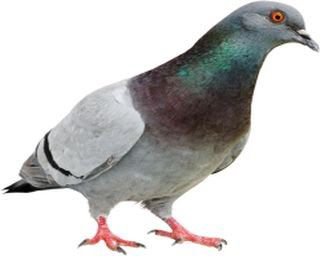
#> input picture A1/queryimage.png, 320 x 256 px
$ jupyter execute 'q5 - histogram image distance.ipynb'
#> lines starting #> are read from the running program, lines starting #| are printed output that depends on the picture; long printed decimals are rounded
[cell 1]
import cv2
from matplotlib import pyplot as plt
import numpy as np
import math

query = cv2.imread("queryimage.png", 1)
#> query is the input picture: shape (256, 320, 3); mean B, G, R 201.1, 202, 203.2
# converting BGR to RGB
query = cv2.cvtColor(query, cv2.COLOR_BGR2RGB)

ref1 = cv2.imread("refimage1.png", 1)
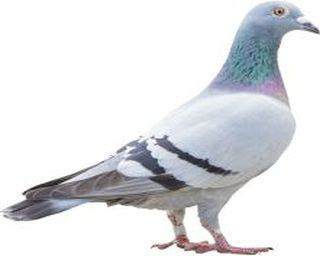
#> input picture A1/refimage1.png, 320 x 256 px
#> ref1 is the input picture: shape (256, 320, 3); mean B, G, R 227.7, 224.7, 223.4
# converting BGR to RGB
ref1 = cv2.cvtColor(ref1, cv2.COLOR_BGR2RGB)

ref2 = cv2.imread("refimage2.png", 1)
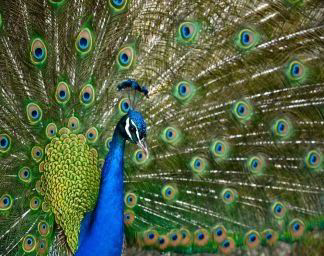
#> input picture A1/refimage2.png, 324 x 256 px
#> ref2 is the input picture: shape (256, 324, 3); mean B, G, R 65, 98, 82.4
# converting BGR to RGB
ref2 = cv2.cvtColor(ref2, cv2.COLOR_BGR2RGB)

[cell 2]
# Function to calculate frequency of each pixel
def frequency_pix(img):
    frequency = [0] * 257

    for i in img:
        for pix in i:
            mean = (int(pix[0]) + int(pix[1]) + int(pix[2]))//3
            frequency[mean] = frequency[mean] + 1
    return frequency


# User defined function to find histogram
def histogram(img):

    frequency = frequency_pix(img)
    intensity = []

    for i in range(257):
        intensity.append(i)

    graph = plt.plot(intensity, frequency, color = 'red')
    plt.title("Histogram using user-defined function")
    plt.show(graph)

    #in-built function for finding histogram
    hist1 = cv2.calcHist([img], [0], None, [256], [0,256])
    plt.plot(hist1)
    plt.title("Histogram using in-built function")
    plt.show()

    return

[cell 3]
# Display Histograms of each image
print("Query Image :")
freq_query = frequency_pix(query)
#> after the loop in frequency_pix, `for i in img:`: frequency = 257 values, max 42417 at index 255, min 0 at index 256, mean 318.8
#> freq_query has the same summary as frequency in frequency_pix
print(histogram(query))
#> in histogram, `graph = plt.plot(intensity, frequency, color = 'red')`: graph = 1 item
#> in histogram, `plt.show(graph)`:
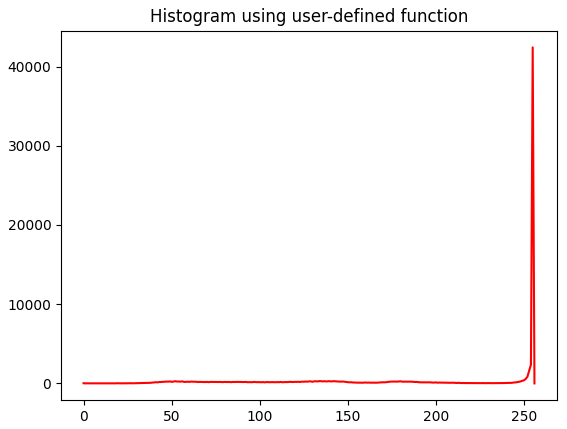
#> figure drawn by matplotlib, 1 panel; curve peaks at x = 255, y = 42417
#> in histogram, `hist1 = cv2.calcHist([img], [0], None, [256], [0,256])`: hist1 = 256 values, max 44866 at index 255, min 3 at index 1, mean 320
#> in histogram, `plt.show()`:
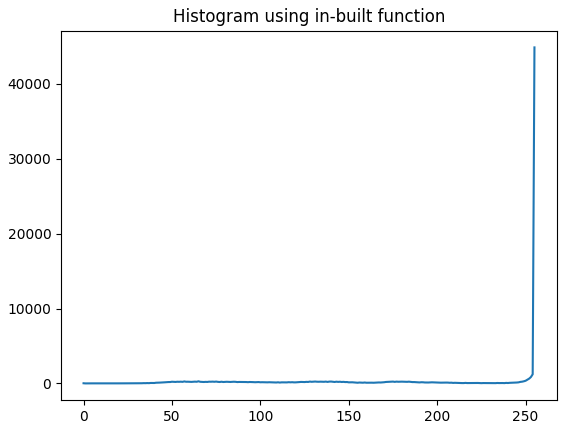
#> figure drawn by matplotlib, 1 panel; curve peaks at x = 255, y = 44866
#| None

[cell 4]
print("Reference Image 1 :")
freq_ref1 = frequency_pix(ref1)
#> freq_ref1 = 257 values, max 45203 at index 255, min 0 at index 0, mean 318.8
print(histogram(ref1))
#| None

[cell 5]
print("Reference Image 2 :")
freq_ref2 = frequency_pix(ref2)
#> freq_ref2 = 257 values, max 1087 at index 59, min 0 at index 0, mean 322.7
print(histogram(ref2))
#> in histogram (call 3), `frequency = frequency_pix(img)`: frequency has the same summary as freq_ref2 outside histogram
#> in histogram (call 3), `plt.show(graph)`:
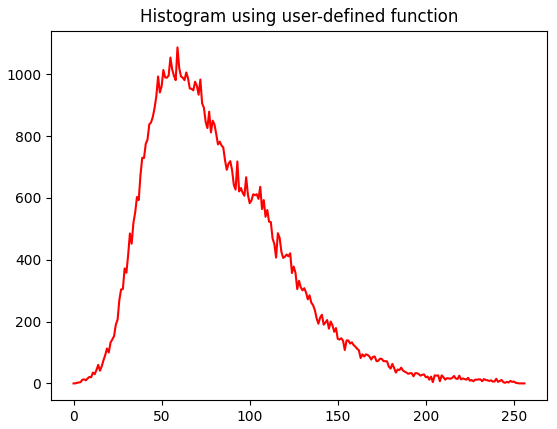
#> figure drawn by matplotlib, 1 panel; curve peaks at x = 59, y = 1087
#> in histogram (call 3), `hist1 = cv2.calcHist([img], [0], None, [256], [0,256])`: hist1 = 256 values, max 1402 at index 0, min 2 at index 252, mean 324
#> in histogram (call 3), `plt.show()`:
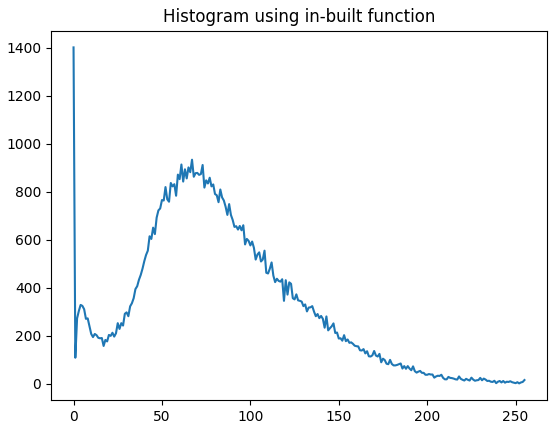
#> figure drawn by matplotlib, 1 panel; curve peaks at x = 0, y = 1402
#| None

[cell 6]
# FINDING COSINE DISTANCE

# Normalise Dimension Vector

# Function to normalise the frequency vector
def norm(freq):
    densq = 0
    norm = []
    for i in freq:
        densq = densq + (i * i)
    den = math.sqrt(densq)

    for i in freq:
        val = i / den
        norm.append(val)
    return norm

#Normalised Vectors
norm_q = norm(freq_query)
#> the loop in norm, `for i in freq:` made 257 passes
#> i on passes 1 to 3: 21, 3, 11
#> after the loop in norm, `for i in freq:`: densq = 1814720008
#> in norm, `den = math.sqrt(densq)`: den = 42599.5
#> the loop in norm, `for i in freq:` made 257 passes
#> (i, val) on passes 1 to 3: (21, 0.000493), (3, 7.04e-05), (11, 0.000258)
#> after the loop in norm, `for i in freq:`: norm = 257 values, max 0.996 at index 255, min 0 at index 256, mean 0.00748
#> norm_q has the same summary as norm in norm
norm_ref1 = norm(freq_ref1)
#> the loop in norm (call 2), `for i in freq:` made 257 passes
#> i on passes 2 to 4: 0, 0, 0
#> the loop in norm (call 2), `for i in freq:` made 257 passes
#> norm_ref1 = 257 values, max 0.994 at index 255, min 0 at index 0, mean 0.00701
norm_ref2 = norm(freq_ref2)
#> norm_ref2 = 257 values, max 0.144 at index 59, min 0 at index 0, mean 0.0426

[cell 7]
# Cosine Distance

def cosine_dist(f1, f2):
    cos_val = 0
    for i in range(len(f1)):
        cos_val = cos_val + (f1[i] * f2[i])

    cosine_dist = 1 - cos_val
    return cosine_dist

[cell 8]
# Cosine Distance between Query Img and Reference 1
print("Cosine distance between Query & Reference 1 = ", cosine_dist(norm_q, norm_ref1))
#> the loop in cosine_dist, `for i in range(len(f1)):` made 257 passes
#> cos_val on passes 1 to 3: 0, 0, 0
#> after the loop in cosine_dist, `for i in range(len(f1)):`: cos_val = 0.999
#> in cosine_dist, `cosine_dist = 1 - cos_val`: cosine_dist = 0.00111
#| Cosine distance between Query & Reference 1 =  0.001112
print("Cosine distance between Query & Reference 2 = ", cosine_dist(norm_q, norm_ref2))
#> the loop in cosine_dist (call 2), `for i in range(len(f1)):` made 257 passes
#> cos_val on passes 1 to 3: 0, 0, 6.82e-08
#| Cosine distance between Query & Reference 2 =  0.9554
print("\nReference Image 1 is more similar to Query Image!!")
